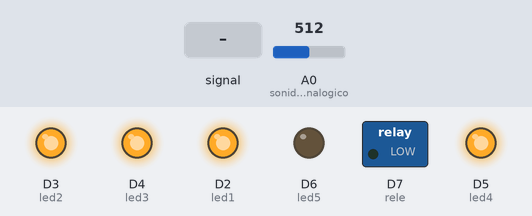
Simulated run of this sketch. Board: ESP8266 (NodeMCU). Parts: switched loads named in the sketch (green lamp = pin HIGH), output pins drawn as LEDs (lit = HIGH). The inputs (shaded band) are chosen by the test bench; at power-on: A0 (sonido_analogico) = 512. WiFi joins after 1.5 s; servers stay silent unless stated; what the sketch prints to the serial monitor is not drawn.

Above: at 2.7 s.
2.8 s: A0 (sonido_analogico) fed a 1000 Hz sine of ±255 counts around its level
At 5.0 s:
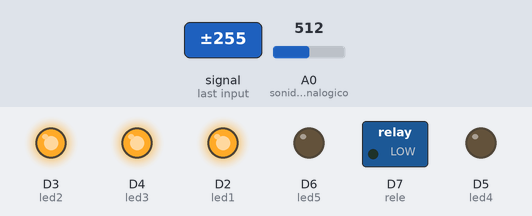
5.5 s: A0 (sonido_analogico) set to 490
At 7.3 s:
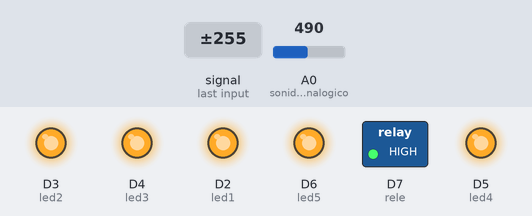
Timing chart, 0 to 8.8 s (numbered marks = the images above; inputs shaded):
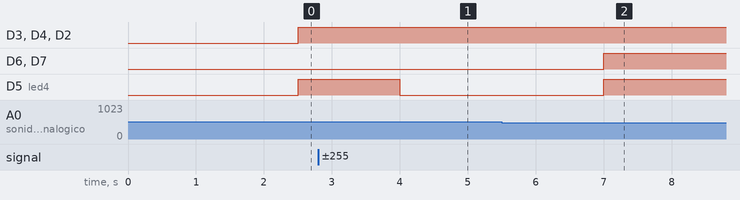

Measured:
- after the input at 2.8 s, D5 (led4): HIGH → LOW after 1.2 s
- after the input at 5.5 s, D6 (led5), D7 (rele), D5 (led4): LOW → HIGH after 1.5 s

The sketch:

group2.ino
```cpp
#include <ESP8266WiFi.h>
#include "ESPAsyncWebServer.h"
#include <Wire.h>
#include <Time.h>
#include <TimeLib.h>
#include <ArduinoJson.h>
#include <WiFiClient.h>

int led1 = D2;
int led2 = D3;
int led3 = D4;
int led4 = D5;
int led5 = D6;
int rele = D7;
int e_relay;
int e_led1;
int e_led2;
int e_led3;
int e_led4;
int e_led5;
double e_mic;
int sonido_analogico = A0;
int sonido_digital = D1;
const int sensitivity = -58; //Sensibilidad del microfono
const int gain = 20;
const int sampleWindow = 1000;
unsigned int sample;


const char* ssid = "Alejandro";
const char* password = "12345678";
WiFiClient wifiClient;

AsyncWebServer server(80);
IPAddress IP;

void setup() {
  Serial.begin(115200);
  Serial.println();
  WiFi.begin(ssid, password);
  while(WiFi.status() != WL_CONNECTED){
    delay(500);
    Serial.print(".");
  }

  Serial.println("Wifi Connected");
  Serial.println("IP: ");
  Serial.println(WiFi.localIP());
 // Serial.print("Setting AP (Access Point)…");
  //WiFi.softAP(ssid, password);

 IP = WiFi.softAPIP();
  //Serial.print("AP IP address: ");
  //Serial.println(IP);

  pinMode(led1, OUTPUT);
  pinMode(led2, OUTPUT);
  pinMode(led3, OUTPUT);
  pinMode(led4, OUTPUT);
  pinMode(led5, OUTPUT);
  pinMode(rele, OUTPUT);

  server.on("/recolect_data", HTTP_GET, [](AsyncWebServerRequest *request){
   String x = GenerateAndSerializeJson (e_relay, e_led1, e_led2, e_led3, e_led4, e_led5, e_mic);
   //String x = GenerateAndSerializeJson (0, 1, 1, 1, 1, 0, 45);
    request->send_P(200, "text/plain", x.c_str());
  });

  bool status;
  server.begin();
}

String GenerateAndSerializeJson(int relay, int led1, int led2, int led3, int led4, int led5, double mic){
  DynamicJsonDocument doc(1024);
  char json[2000];

  doc["controller_name"] = "NodeMCU esp8266 - G2";
  time_t fecha = now();
  String ahora=String(year(fecha)) + "-" + String(month(fecha)) + "-" + String(day(fecha))+ "T" + String(hour(fecha)) + ":" + String(minute(fecha)) + ":" + String(second(fecha)) + "Z";
  doc["date"] = ahora;

  // Armando el array actuators
  JsonArray arrActuator = doc.createNestedArray("actuators");
  DynamicJsonDocument act(1024);

  JsonObject actrelay = act.to<JsonObject>();
  actrelay["type"]="relay";
  actrelay["current_value"] = relay;
  arrActuator.add(actrelay);

  JsonObject actled1 = act.to<JsonObject>();
  actled1["type"]="led1";
  actled1["current_value"] = led1;
  arrActuator.add(actled1);

  JsonObject actled2 = act.to<JsonObject>();
  actled2["type"]="led2";
  actled2["current_value"] = led2;
  arrActuator.add(actled2);

  JsonObject actled3 = act.to<JsonObject>();
  actled3["type"]="led3";
  actled3["current_value"] = led3;
  arrActuator.add(actled3);

  JsonObject actled4 = act.to<JsonObject>();
  actled4["type"]="led4";
  actled4["current_value"] = led4;
  arrActuator.add(actled4);

  JsonObject actled5 = act.to<JsonObject>();
  actled5["type"]="led5";
  actled5["current_value"] = led5;
  arrActuator.add(actled5);

  // Armando array de sensores
  JsonArray arrSensor = doc.createNestedArray("sensors");
  StaticJsonDocument<300> sen;
  JsonObject sensors = sen.to<JsonObject>();
  sensors["type"]="mic";
  sensors["current_value"] = mic;
  arrSensor.add(sensors);

  serializeJsonPretty(doc, json);
  Serial.println(convertToString(json));
  int json_size = sizeof(json) / sizeof(char);
  return convertToString(json);
}
String convertToString(char* a){
    String s(a);
    return s;
}

void loop() {

    unsigned long startMillis= millis();
    unsigned int peakToPeak = 0;
    unsigned int signalMax = 0;
    unsigned int signalMin = 1024;

    int val_analogico = analogRead(sonido_analogico);
    Serial.print("Valor analogico: ");
    Serial.print(val_analogico);
    Serial.print("\t");
    Serial.print("->");
    Serial.print("\t");

   while (millis() - startMillis < sampleWindow){
     sample = analogRead(sonido_analogico);
     if (sample < 1024){
      if (sample > signalMax){
       signalMax = sample;
      }
      else if (sample < signalMin){
         signalMin = sample;
      }
     }
    }
    peakToPeak = signalMax - signalMin;
    double volts = ((peakToPeak * 3.3) / 1024)*10;
    double volts_db = 20*log10(volts/0.001259);
    Serial.print("dB: " + String(volts_db) );
    Serial.print("\n");
    e_mic = volts_db;

    //Comienzo con el rele apagado
    digitalWrite (rele, LOW);
    e_relay = 0;

    if (val_analogico < 500){
      digitalWrite (led1, HIGH);
      digitalWrite (led2, HIGH);
      digitalWrite (led3, HIGH);
      digitalWrite (led4, HIGH);
      digitalWrite (led5, HIGH);
      e_led1 = 1;
      e_led2 = 1;
      e_led3 = 1;
      e_led4 = 1;
      e_led5 = 1;
      digitalWrite (rele, HIGH);
      e_relay = 1;
    }
    else if (val_analogico < 650){
      digitalWrite (led1, HIGH);
      digitalWrite (led2, HIGH);
      digitalWrite (led3, HIGH);
      digitalWrite (led4, HIGH);
      digitalWrite (led5, LOW);
      e_led1 = 1;
      e_led2 = 1;
      e_led3 = 1;
      e_led4 = 1;
      e_led5 = 0;
    }
    else if (val_analogico < 750){
      digitalWrite (led1, HIGH);
      digitalWrite (led2, HIGH);
      digitalWrite (led3, HIGH);
      digitalWrite (led4, LOW);
      digitalWrite (led5, LOW);
      e_led1 = 1;
      e_led2 = 1;
      e_led3 = 1;
      e_led4 = 0;
      e_led5 = 0;
    }
    else if (val_analogico < 850){
      digitalWrite (led1, HIGH);
      digitalWrite (led2, HIGH);
      digitalWrite (led3, LOW);
      digitalWrite (led4, LOW);
      digitalWrite (led5, LOW);
      e_led1 = 1;
      e_led2 = 1;
      e_led3 = 0;
      e_led4 = 0;
      e_led5 = 0;
    }
    else if (val_analogico < 950){
      digitalWrite (led1, HIGH);
      digitalWrite (led2, LOW);
      digitalWrite (led3, LOW);
      digitalWrite (led4, LOW);
      digitalWrite (led5, LOW);
      e_led1 = 1;
      e_led2 = 0;
      e_led3 = 0;
      e_led4 = 0;
      e_led5 = 0;
    }
    else {
      digitalWrite (led1, LOW);
      digitalWrite (led2, LOW);
      digitalWrite (led3, LOW);
      digitalWrite (led4, LOW);
      digitalWrite (led5, LOW);
      e_led1 = 0;
      e_led2 = 0;
      e_led3 = 0;
      e_led4 = 0;
      e_led5 = 0;
    }
    if (e_relay == 1) {
      delay(5000);
    }
    delay(500);
}
```
